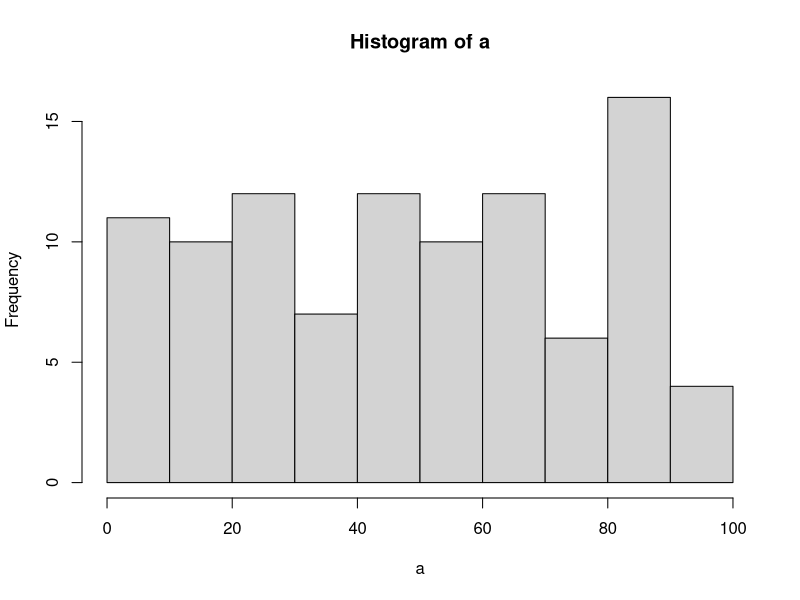

Here is the R script that generated this plot:
## ---- chunk 1
1+1 
3-2
4*6
5/7
## ---- chunk 2
Numbers_List <-seq(1:100)

for (i in 1:length(Numbers_List)){
  print(Numbers_List[[i]])
}

## ---- chunk 3
Numbers_List <-seq(1:100)

for (i in 1:length(Numbers_List)){
  print(Numbers_List[[i]])
}
sum(Numbers_List)
## ---- chunk 4
Odd_numbers <-seq(1, 99, 2)
 print(Odd_numbers)

## ---- chunk 5
Prime_Numbers <-(1:500)*2
print(Prime_Numbers)
## ---- chunk 6
rnorm(100) 
## ---- chunk 7
rnorm(100, mean = 6, sd = 6)

## ---- chunk 8
x_mean <-c(1,3,9,-22,22,6,7,10,15,4,25)
my_fun <-function(x_mean){ sum(x_mean)/length(x_mean)} 
print(my_fun(x_mean))
## ---- chunk 9
Y<-c(1,3,9,-22,22,6,7,10,15,4,25,22,56,7,22,22)
table(Y)
C=table(Y)

names(which.max(C))


## ---- chunk 10
Count1 <-c(1,3,9,-22,22,6,7,10,15,4,25)

length(Count1)

## ---- chunk 11
letter<-c("jtymhrtyoilnk")
strsplit(letter, split = "")

length(letter)

## ---- chunk 12
strV<-"How can we understand R if we don't read"
sapply(strsplit(strV," "),length)

## ---- chunk 13
Str1<-"bbbjshjfsiiiisihfksbjsuuuus"
(strsplit(Str1,""))

table(Str1)


## ---- chunk 14
Word<-"Learning"
sentence<-" Learning R is hard "

grepl(Word,sentence)

## ---- chunk 15
print(as.numeric(Sys.time())*1000, digits=15)
## ---- chunk 16

## ---- chunk 17

## ---- chunk 18

## ---- chunk 19
for (a in 1:100) {
 if (a %% 3 == 0) {print("Fizz")}
 else if (a %% 5 == 0) {print("Buzz")}
 else print(a)
}

## ---- chunk 20
a<-"some text that has some letters"



## ---- chunk 21
a<-runif(100,0,100)
hist(a)
## ---- chunk 22
X<-c(1,2,3,4,5,6,7,8,9,10)
X*2
for(i in 1:10) {
print(paste(X,'x', i, '=', X*i))
}
## ---- chunk 23
old <- c("A B C D E F G H I J K L M N O P Q R S T U V W X Y Z ", "a b c d e f g h i j k l m n  o p q r s t u v w x y z", 0:9)

new <- sample(old)

old_string <- paste(old, collapse = "")
new_string <- paste(new, collapse = "")

encrypt <- function(message) {
  chartr(old_string, new_string, message)
}

decrypt <- function(message) {
  chartr(new_string, old_string, message)
}

## ---- chunk 24
sample(c(1,2,3,4,5,6),2)
total_sum<-0
number_of_rolls<-0
while(total_sum < 25){
  number_of_rolls <- number_of_rolls+1
  total_sum <-total_sum+sample(c(1,2,3,4,5,6),1)
}
## ---- chunk 25
R2<-sample(sample(2:12,size = 100,replace = TRUE, prob = table(outer(1:6,1:6,"+")) / 36)
)
## ---- chunk 26
#data framee has rows n columns similar to excel.
#data frame example 
a<- data.frame()

df1 = data.frame(name = c("Norlander","Annalouise","Marsha","Angelina"), 
                 Graduated_projected = c(2020,2020,2020,2020))
df2 = data.frame(Birth_place = c("Trinidad","U.S.A","Haiti","London"), 
                 Birth_year = c(1990,1992,1995,1993))

cbind (df1, df2)
